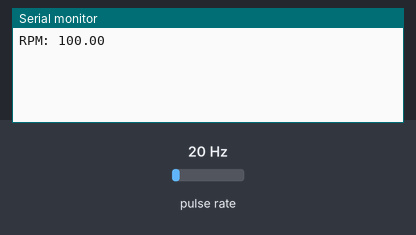
A sketch run on a simulated Arduino Uno, built with avr-gcc and run on an emulated ATmega328P. On the bench: the last lines printed to the serial monitor. Wiring (inferred from the names in the program): pulse sensor: data pin 2. The inputs (shaded band) are chosen by the test bench; at power-on: pulse rate 20 Hz.

Above: at 1.2 s.
1.3 s: pulse rate (sensor on pin 2) set to 4 Hz
At 2.4 s:
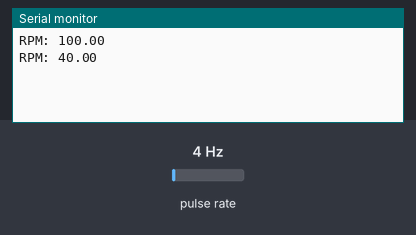
2.8 s: pulse rate (sensor on pin 2) set to 50 Hz
At 3.8 s:
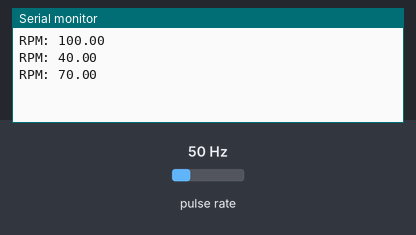
Timing chart, 0 to 5.8 s (numbered marks = the images above; inputs shaded):
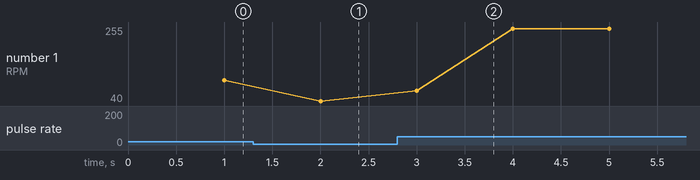

Measured:
- after the input at 1.3 s, the serial monitor: prints a new line after 0.70 s (image 1)
- after the input at 2.8 s, the serial monitor: prints a new line after 0.20 s (image 2)
- plotted number 1: 100 → 40 after the input at 1.3 s, 40 → 245 after the input at 2.8 s

The sketch:

RPM_testing.ino
```cpp
volatile unsigned int pulseCount = 0;
unsigned long lastMillis = 0;
float rpm = 0.0;

void countPulse() {
  pulseCount++;
}

void setup() {
  pinMode(2, INPUT_PULLUP);  // Signal from speed pin
  attachInterrupt(digitalPinToInterrupt(2), countPulse, RISING);
  Serial.begin(38400);
}

void loop() {
  unsigned long currentMillis = millis();

  // Calculate every 1 second
  if (currentMillis - lastMillis >= 1000) {
    noInterrupts(); // Stop interrupt while reading shared variable
    unsigned int count = pulseCount;
    pulseCount = 0;
    interrupts();

    rpm = count * 5.0;  // Since 12 pulses per mechanical revolution

    Serial.print("RPM: ");
    Serial.println(rpm);

    lastMillis = currentMillis;
  }
}
```
